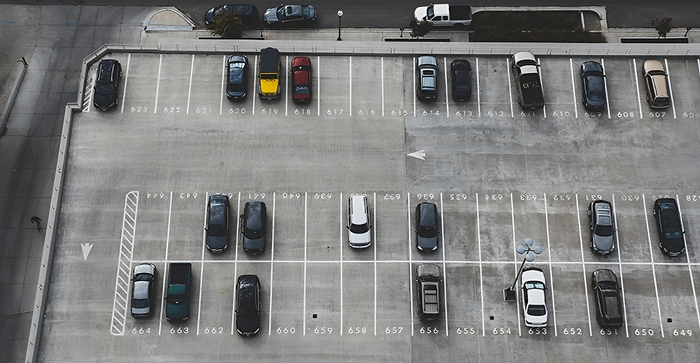
#> input picture ImagensEstacionamentosPublicos/imagem-destaque-ALTERADO-2-transformed.png, 1400 x 726 px, found by its file name (shown at 1/2 size)
$ python RedimensionarImagemVisualizar.py
#> lines starting #> are read from the running program, lines starting #| are printed output that depends on the picture; after the words box and inside, x2 and y2 are one past the last pixel; in counts of white or black regions, pixels touching at a corner belong together
### ContadorVagasPessoal.py
arquivo = open("C:/Users/oliveira/AreaDesenvolvimento/Estacionamento/Coordenadas_Vagas/Coordenadas_Vagas2.txt", "r")
#> (reads Coordenadas_Vagas/Coordenadas_Vagas2.txt from the repository)
conteudo = arquivo.readlines()
arquivo.close()


def pegar_coordenadas():
    vagas = []

    for vaga in conteudo:
        # Divide a linha em partes e extrai os números após "="
        partes = vaga.split()
        coordenadas = []
        for parte in partes:
            if "=" in parte:
                _, valor = parte.split("=")
                valor = valor.strip(',')  # Remove a vírgula se houver
                coordenadas.append(int(valor))  # Converte os valores para inteiros
        vagas.append(coordenadas)
    return vagas

vagas = pegar_coordenadas()

### RedimensionarImagemVisualizar.py
import cv2
import numpy as np
from ContadorVagasPessoal import pegar_coordenadas

vagas = pegar_coordenadas()
imagem_original = cv2.imread("C:/Users/oliveira/AreaDesenvolvimento/Estacionamento/"
                   "ImagensEstacionamentosPublicos/imagem-destaque-ALTERADO-2-transformed.png")
#> imagem_original is the input picture: shape (726, 1400, 3); mean B, G, R 124.5, 124.8, 124.5
imagem_cinza = cv2.cvtColor(imagem_original, cv2.COLOR_BGR2GRAY)
imagem_threshold = cv2.adaptiveThreshold(imagem_cinza, 255,
                                         cv2.ADAPTIVE_THRESH_GAUSSIAN_C, cv2.THRESH_BINARY_INV, 25, 16)
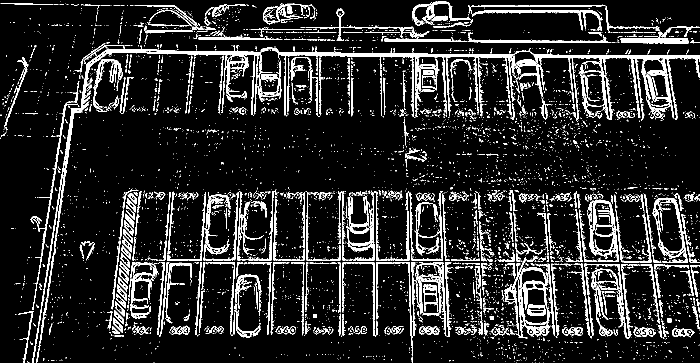
#> imagem_threshold: shape (726, 1400) (shown at 1/2 size); 12.4% white; 5423 white regions (4927 under 20 px), largest, box (x1, y1, x2, y2) and area: (64, 90, 1400, 726) 22755, (1009, 511, 1110, 677) 4036, (407, 379, 555, 521) 3378
imagem_blur = cv2.medianBlur(imagem_threshold,3)
#> imagem_blur: shape (726, 1400); 10.7% white; 1980 white regions (1396 under 20 px), largest, box (x1, y1, x2, y2) and area: (64, 90, 1060, 726) 13045, (1033, 105, 1400, 240) 7480, (1034, 561, 1100, 676) 2226
kernel = np.ones((3,3),np.int8)
imagem_dilatada = cv2.dilate(imagem_blur,kernel)
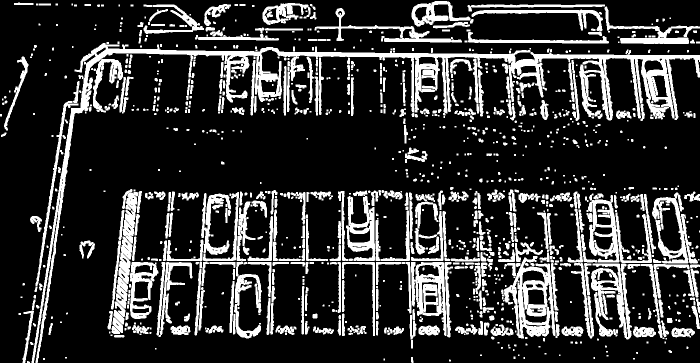
#> imagem_dilatada: shape (726, 1400) (shown at 1/2 size); 20.2% white; 1121 white regions (406 under 20 px), largest, box (x1, y1, x2, y2) and area: (63, 86, 1400, 726) 41685, (1004, 512, 1119, 677) 7788, (223, 378, 284, 668) 6009
largura, altura = 900, 600


imagem_dilatada_resized = cv2.resize(imagem_dilatada, (largura, altura))
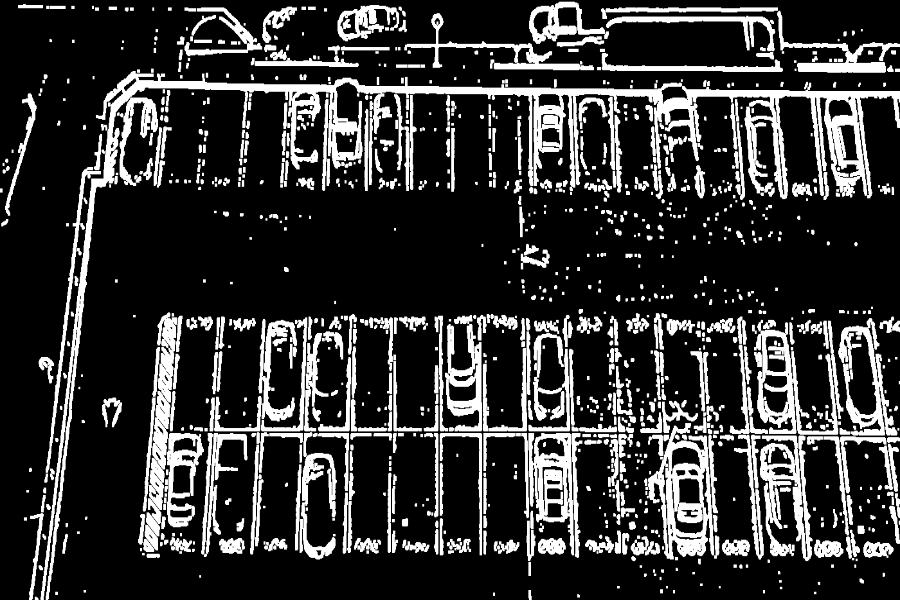
#> imagem_dilatada_resized: shape (600, 900); min 0, max 255, mean 51.5
quantidade_vagas_livre = 0
for x, y, w, h in vagas:
    recorte = imagem_dilatada[y:y+h,x:x+w]
    quantidade_pixel_brancos = cv2.countNonZero(recorte)
    cv2.putText(imagem_original,str(quantidade_pixel_brancos),(x+10,y+h-10),cv2.FONT_HERSHEY_SIMPLEX,0.5,(0,255,255),2)

    if quantidade_pixel_brancos > 900:
        cv2.rectangle(imagem_original, (x, y), (x + w, y + h), (0, 0, 255), 3)
    else:
        cv2.rectangle(imagem_original, (x, y), (x + w, y + h), (0, 255, 0), 3)
        quantidade_vagas_livre+=1
#> this loop made 13 passes
#> quantidade_pixel_brancos on passes 1 to 12: 2716, 868, 467, 536, 2681, 3366, 1897, 167, 57, 576, 1945, 939
#> pass 1, `recorte = imagem_dilatada[y:y+h,x:x+w]`:
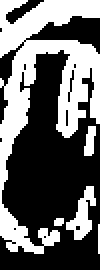
#> recorte: shape (135, 50) (shown 2 times larger); 40.2% white; 5 white regions (2 under 20 px), largest, box (x1, y1, x2, y2) and area: (0, 0, 50, 127) 2430, (33, 93, 48, 120) 188, (42, 63, 48, 78) 65
#> after the loop:
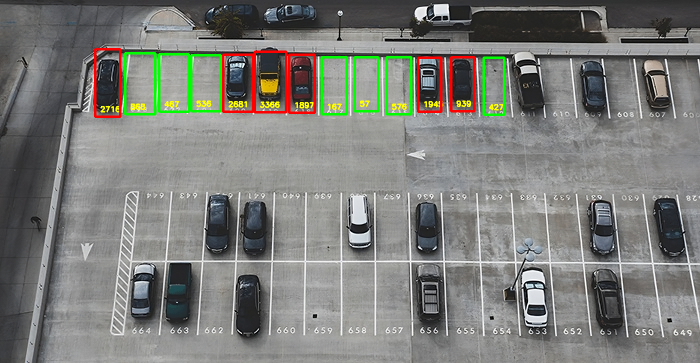
#> imagem_original: shape (726, 1400, 3) (shown at 1/2 size); 2.42% of pixels changed, all inside (x1, y1, x2, y2) = (188, 96, 1011, 236)
#> after the loop:
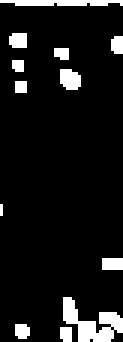
#> recorte: shape (114, 41) (shown 3 times larger); 9.1% white; 12 white regions (5 under 20 px), largest, box (x1, y1, x2, y2) and area: (21, 99, 41, 114) 143, (0, 0, 41, 2) 71, (20, 23, 27, 30) 41
#> after the loop, quantidade_vagas_livre = 7

cv2.rectangle(imagem_original,(90,0),(415,60),(225,0,0),-1)
cv2.putText(imagem_original,f"LIVRE: {quantidade_vagas_livre}/8",(95,45),cv2.FONT_HERSHEY_SIMPLEX,
            1.5,(255,255,255),5)
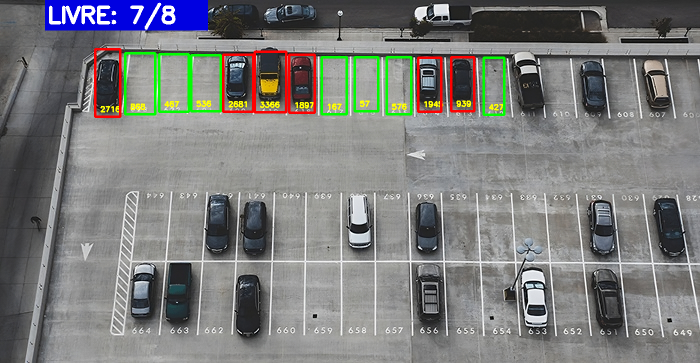
#> imagem_original: shape (726, 1400, 3) (shown at 1/2 size); mean B, G, R 124, 124.5, 123.8
cv2.imshow("imagem_blur_resized", imagem_original)
#cv2.imshow("imagem_dilatada_resized", imagem_dilatada_resized)
print(quantidade_vagas_livre)
#| 7
cv2.waitKey()
